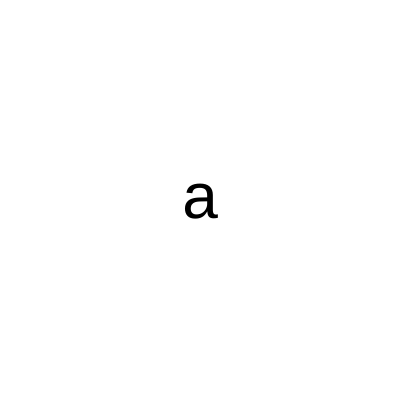
Frame 1 (no input)
Frame 60 (no input): identical to frame 1, image omitted
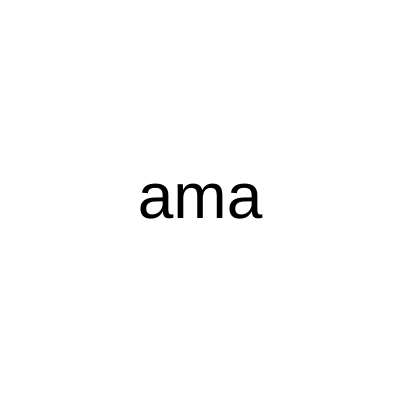
Frame 120 (the mouse pressed at the canvas centre since frame 60)

The p5.js sketch that drew these frames (run headless with seeded random() and noise() and a simulated clock; from frame 60 on, the mouse is pressed at the canvas centre):

// p5.js sketch
// ── sketch.js
function setup() {
    createCanvas(400, 400);
  }
  
  function draw() {
    background("white");
    fill("black");
    textSize(64);
    textAlign(CENTER, CENTER)
    
    let maximo = width;
    let minimo = 0;
    let palavra = "amaral";
    let quantidade = map(mouseX, 0, width, 1, palavra.length);
    let parcial = palavra.substring(0,quantidade);
    text(parcial,200,200);
    
  //  if(mouseX < 50){
  //    let palavra = "C";
  //    text(palavra, 200, 200);
  //  } else {
  //    let palavra = "Caminhante";
  //    text(palavra, 200, 200);
  //  }
  }
